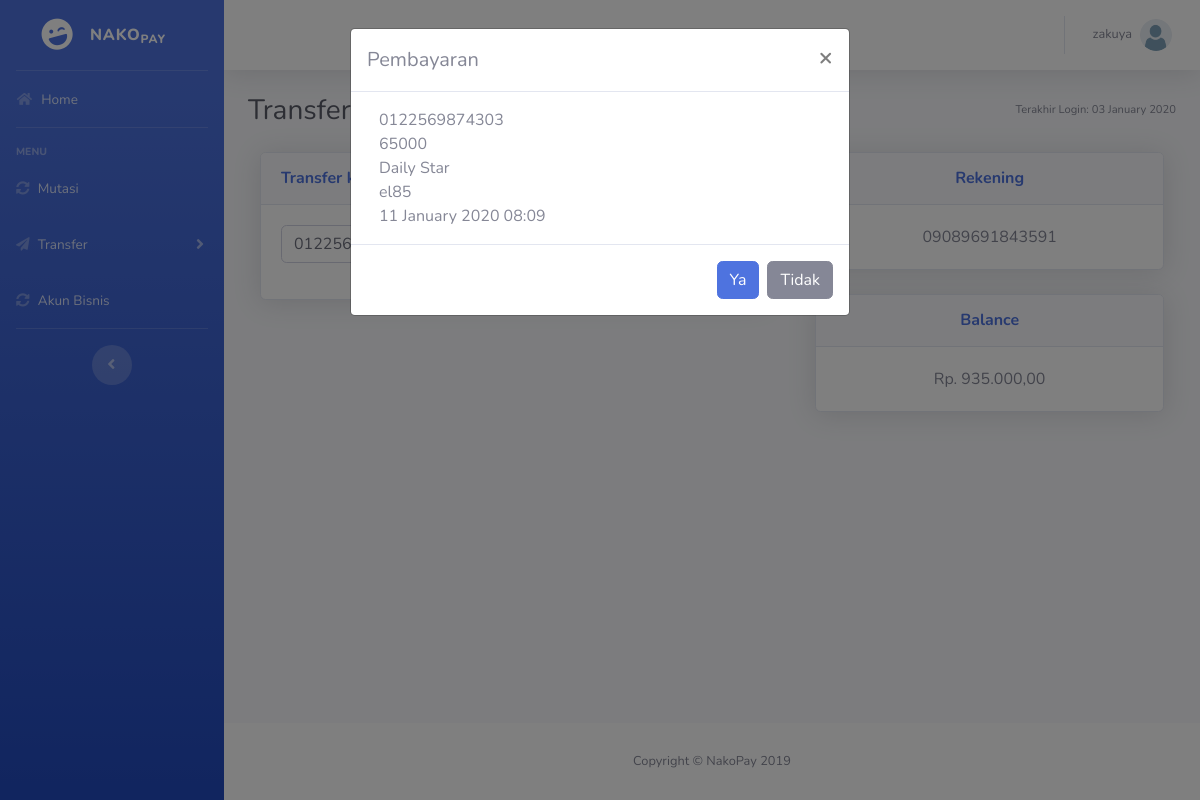
The app's page /transfer-kevakun.php?target=0122569874303 (signed in) with its own data.
### tables this page shows
CREATE TABLE `user` (
  `id_user` varchar(15) NOT NULL,
  `nama` text NOT NULL,
  `pin` varchar(6) NOT NULL,
  `no_hp` varchar(13) NOT NULL,
  `alamat` text NOT NULL,
  `email` text NOT NULL,
  `tgl_Lahir` date NOT NULL,
  `profile_img` varchar(15) NOT NULL DEFAULT 'default.png',
  `saldo` int(7) NOT NULL DEFAULT 1000000,
  `lastLogin` date NOT NULL DEFAULT current_timestamp(),
  `status` enum('user','bisnis') NOT NULL DEFAULT 'user'
);

CREATE TABLE `payment` (
  `kode` varchar(15) NOT NULL,
  `item` text NOT NULL,
  `nominal` int(11) NOT NULL,
  `pemilik` varchar(15) NOT NULL,
  `status` enum('lunas','belum') NOT NULL DEFAULT 'belum',
  `dibuat` datetime NOT NULL DEFAULT current_timestamp(),
  `username` text NOT NULL
);

CREATE TABLE `akun_bisnis` (
  `id_user` varchar(15) NOT NULL,
  `noHp` varchar(13) NOT NULL,
  `nama_usaha` text NOT NULL,
  `api_key` text NOT NULL
);

### transfer-kevakun.php (the view, shortened to what this page needs)
<?php
  include("koneksi.php");
?>
<!DOCTYPE html>
<html lang="en">
<head>
    <link href="vendor/fontawesome-free/css/all.min.css" rel="stylesheet" type="text/css">
    <link href="css/sb-admin-2.min.css" rel="stylesheet">
</head>
<body id="page-top">
    <div id="wrapper">
        <?php include("sidebar.php"); ?>
            <div id="content-wrapper" class="d-flex flex-column">
                <div id="content">
                    <nav class="navbar navbar-expand navbar-light bg-white topbar mb-4 static-top shadow">
                        <?php include("topBar.php"); ?>
                    </nav>
                    <div class="container-fluid">
						<?php
						if (isset($_SESSION['id_user'])) {
							$id = $_SESSION['id_user'];
							$userSql = mysqli_query($db, "SELECT * FROM user WHERE id_user = $id");
							while ($user = mysqli_fetch_array($userSql)) {
						?>
                        <div class="d-sm-flex align-items-center justify-content-between mb-4">
							<h1 class="h3 mb-0 text-gray-800">Transfer ke Virtual Account</h1>
							<span class="d-none d-sm-inline-block text-xs">Terakhir Login: <?php echo date("d F Y", strtotime($user['lastLogin'])); ?></span>
						</div>
						<div class="row">
							<div class="col-xs-12 col-sm-12 col-md-7 col-lg-7">
								<div class="col-xs-12 col-sm-12 col-md-12 col-lg-12">
									<div class="card shadow mb-4">
										<div class="card-header py-3">
											<h6 class="m-0 font-weight-bold text-primary">Transfer ke Virutal Account</h6>
										</div>
										<div class="card-body">
											<form action="" method="post">
												<div class="form-group d-sm-flex align-items-center">
													<button type="button" id="cari" class="btn btn-info btn-icon-split btn-sm" onclick="location.href='?target=' + document.getElementById('targetId').value">
														<span class="icon text-white-50">
														</span>
														<span class="text">Cari</span>
													</button>
												</div>
											</form>
										</div>
									</div>
								</div>
							</div>
							<div class="col-xs-12 col-sm-12 col-md-5 col-lg-5">
								<div class="col-xs-12 col-sm-12 col-md-12 col-lg-12">
									<div class="card shadow mb-4">
										<div class="card-header py-3" align="center">
											<h6 class="m-0 font-weight-bold text-primary">Rekening</h6>
										</div>
										<div class="card-body">
											<center>
												<?php echo $user['id_user']; ?>
											</center>
										</div>
									</div>
								</div>
								<div class="col-xs-12 col-sm-12 col-md-12 col-lg-12">
									<div class="card shadow mb-4">
										<div class="card-header py-3" align="center">
											<h6 class="m-0 font-weight-bold text-primary">Balance</h6>
										</div>
										<div class="card-body">
											<center>
												Rp. <?php echo number_format($user['saldo'], 2,",","."); ?>
											</center>
										</div>
									</div>
								</div>
							</div>
						</div>
						<?php
							}
						}
						?>
					</div>
				</div>
				<?php
				if (isset($_GET['target'])) {
					$target = $_GET['target'];
					$cekUser = mysqli_query($db, "SELECT payment.*, akun_bisnis.nama_usaha FROM `payment` INNER JOIN `akun_bisnis` ON payment.pemilik = akun_bisnis.id_user WHERE kode = '$target' AND `status` = 'belum' AND NOT `pemilik` = '$id'");
					if(mysqli_num_rows($cekUser) > 0) {
						while($target = mysqli_fetch_array($cekUser)) {
				?>
						<div class="modal fade" id="targetUser" tabindex="-1" role="dialog" aria-labelledby="exampleModalLabel" aria-hidden="true">
							<div class="modal-dialog" role="document">
								<div class="modal-content">
									<div class="modal-header">
										<h5 class="modal-title" id="exampleModalLabel">Pembayaran</h5>
										<button class="close" type="button" data-dismiss="modal" aria-label="Close">
											<span aria-hidden="true">×</span>
										</button>
									</div>
									<div class="modal-body">
										<div class="table-responsive">
											<div class="col-sm-12">
												<?php echo $target['kode']; ?><br/>
                                                <?php echo $target['nominal']; ?><br/>
                                                <?php echo $target['nama_usaha']; ?><br/>
                                                <?php echo $target['username']; ?><br/>
                                                <?php echo date("d F Y H:i", strtotime($target['dibuat'])); ?>
												<br/>
											</div>
										</div>
									</div>
									<div class="modal-footer">
										<form action="transfer-kevakun.php" method="post">
											<input type="submit" class="btn btn-primary" name="pilihan" value="Ya"/>
										</form>
										<button class="btn btn-secondary" type="button" data-dismiss="modal">Tidak</button>
									</div>
								</div>
							</div>
						</div>
				<?php
						}
					}
				}
				?>
				<footer class="sticky-footer bg-white">
                    <div class="container my-auto">
                        <div class="copyright text-center my-auto">
                            <span>Copyright &copy; NakoPay 2019</span>
                        </div>
                    </div>
                </footer>
			</div>
	</div>
</body>
</html>

### topBar.php (shortened to what this page needs)
       <ul class="navbar-nav ml-auto">
         <li class="nav-item dropdown no-arrow">
<?php
if (isset($_SESSION['id_user'])) {
	$id = $_SESSION['id_user'];
	$userSql = mysqli_query($db, "SELECT * FROM user WHERE id_user = '$id'");
	if ($userSql) {
		while($profile = mysqli_fetch_array($userSql)) {
?>
           <a class="nav-link dropdown-toggle" href="#" id="userDropdown" role="button" data-toggle="dropdown" aria-haspopup="true" aria-expanded="false">
	<span class="mr-2 d-none d-lg-inline text-gray-600 small"><?php echo $profile['nama']; ?></span>
             <img class="img-profile rounded-circle" src="profile/<?php echo $profile['profile_img']; ?>">
           </a>
         </li>
<?php
		}
	}
}
?>
       </ul>

### records on screen
user: nama "zakuya", profile_img (placeholder picture), lastLogin "03 January 2020", id_user "09089691843591", saldo "935.000,00"
payment: kode "0122569874303", nominal "65000", akun_bisnis.nama_usaha "Daily Star", username "el85", dibuat "11 January 2020 08:09"
